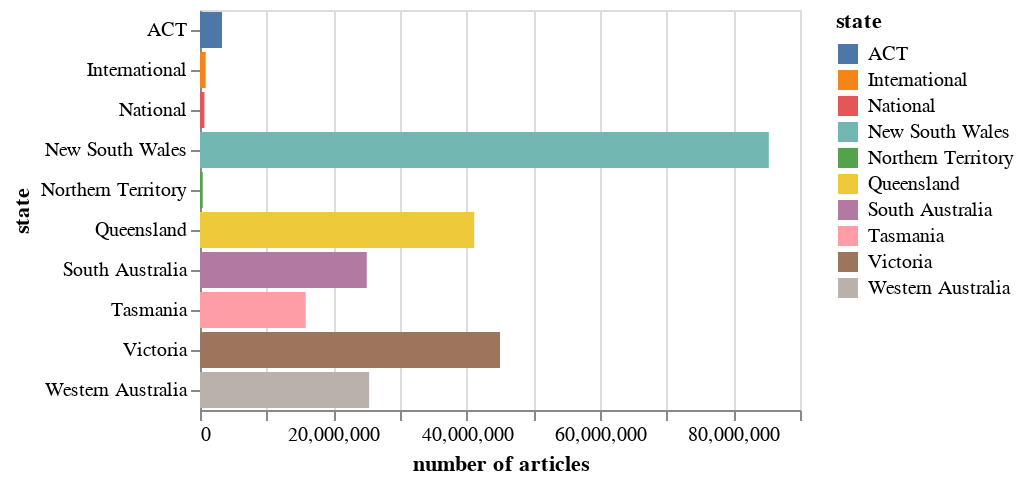

Source (notebook cell):
### Markdown cell above
```{glue:figure} state_titles_chart
:name: state-titles-chart
:width: 600px

Number of newspaper titles published in each `state`
```

You might not be surprised to see that Trove contains more newspapers from NSW than any other state. But again, you should be careful about assuming that these differences are the product of Australia's publishing history, rather than more recent decisions. For example, NSW invested large amounts of money in digitisation through the State Library's 'Digital Excellence' program.

### Code cell
import altair as alt
import pandas as pd
import requests

params = {
    "category": "newspaper",
    "facet": "state",
    "l-artType": "newspaper",
    "encoding": "json",
    "n": 0,
}

headers = {"X-API-KEY": YOUR_API_KEY}

response = requests.get(
    "https://api.trove.nla.gov.au/v3/result", params=params, headers=headers
)
data = response.json()
facets = [
    {"state": t["search"], "total": t["count"]}
    for t in data["category"][0]["facets"]["facet"][0]["term"]
]

df = pd.DataFrame(facets)

state_articles_chart = (
    alt.Chart(df)
    .mark_bar()
    .encode(
        x=alt.X("total:Q", title="number of articles"),
        y="state:N",
        color="state:N",
        tooltip=["state:N", alt.Tooltip("total:Q", format=",")],
    )
    .properties(width="container")
)

display(state_articles_chart)

### Figure 1 — Vega-Lite specification as saved in the notebook (floating-point values rounded to 4 significant figures)
{"config": {"view": {"continuousWidth": 300, "continuousHeight": 300}}, "data": {"name": "data-e8b6cabc8f129497468500683b14e2db"}, "mark": {"type": "bar"}, "encoding": {"color": {"field": "state", "type": "nominal"}, "tooltip": [{"field": "state", "type": "nominal"}, {"field": "total", "format": ",", "type": "quantitative"}], "x": {"field": "total", "title": "number of articles", "type": "quantitative"}, "y": {"field": "state", "type": "nominal"}}, "width": "container", "$schema": "https://vega.github.io/schema/vega-lite/v5.8.0.json", "datasets": {"data-e8b6cabc8f129497468500683b14e2db": [{"state": "New South Wales", "total": 85322937}, {"state": "Victoria", "total": 45003638}, {"state": "Queensland", "total": 41131526}, {"state": "Western Australia", "total": 25369631}, {"state": "South Australia", "total": 25011982}, {"state": "Tasmania", "total": 15850246}, {"state": "ACT", "total": 3296997}, {"state": "International", "total": 854022}, {"state": "National", "total": 663996}, {"state": "Northern Territory", "total": 409433}]}}
